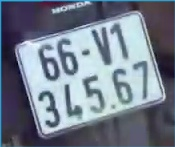
#> input picture inference/images/6.jpg, 175 x 147 px, found by its file name
$ jupyter execute --allow-errors yolo-v7-license-plate-detection.ipynb   (shell and % lines are left out)
#> lines starting #> are read from the running program, lines starting #| are printed output that depends on the picture; after the words box and inside, x2 and y2 are one past the last pixel; in counts of white or black regions, pixels touching at a corner belong together
[cell 1]
import numpy as np # linear algebra
import pandas as pd # data processing, CSV file I/O (e.g. pd.read_csv)
import os
from matplotlib import pyplot as plt
import cv2 as cv
import torch

[cell 2]
from google.colab import drive
drive.mount('/content/drive', force_remount=True)

[cell 3]
%cd /content/drive/MyDrive/Artificial_intelligence/Final/tmp/yolov7/

[cell 4]
%cd /content/drive/MyDrive/Artificial_intelligence/Final

[cell 5]
# !unzip /content/drive/MyDrive/Artificial_intelligence/Final/license_plate_dataset.zip

[cell 6]
%cd /content/drive/MyDrive/Artificial_intelligence/Final/tmp/

[cell 7]
print(f"Setup complete. Using torch {torch.__version__} ({torch.cuda.get_device_properties(0).name if torch.cuda.is_available() else 'CPU'})")
#> (this line was passed over: torch is not available in this run)

[cell 8]
# Download YOLOv7
%cd yolov7
# Install dependencies
%cd ../

print(f"Setup complete. Using torch {torch.__version__} ({torch.cuda.get_device_properties(0).name if torch.cuda.is_available() else 'CPU'})")
#> (this line was passed over: torch is not available in this run)

[cell 9]
# Create .yaml file
import yaml

data_yaml = dict(
    train = '/content/drive/MyDrive/Artificial_intelligence/Final/train',
    val = '/content/drive/MyDrive/Artificial_intelligence/Final/test',
    nc = 1,
    names = ['LP']
)


# Note that I am creating the file in the yolov5/data/ directory.
with open('/content/drive/MyDrive/Artificial_intelligence/Final/tmp/yolov7/data_LP.yaml', 'w') as outfile:
    yaml.dump(data_yaml, outfile, default_flow_style=True)

[cell 10]
# !python train.py --img 640 --batch 16 --epochs 10 --data ../data_LP.yaml  --weights 'yolov7.pt'
# !python train.py --workers 2 --device 0 --batch-size 16 --epochs 10 --data ../data_LP.yaml --img 640 640 --cfg cfg/training/yolov7-custom.yaml --weights 'yolov7_training.pt' --name yolov7-custom --hyp data/hyp.scratch.custom.yaml

%cd /content/drive/MyDrive/Artificial_intelligence/Final/tmp/yolov7/

#> (a cell that did not finish here is left out)

[cell 12]
%cd /content/drive/MyDrive/Final/tmp/yolov7/test_images
%cd /content/drive/MyDrive/Final/tmp/yolov7/

[cell 13]
cd /content/drive/

[cell 14]
cd /content/drive/MyDrive/Artificial_intelligence/Final/tmp/yolov7

[cell 15]
%cd /content/drive/MyDrive/Artificial_intelligence/Final/tmp/yolov7/

[cell 16]
import matplotlib.pyplot as plt

[cell 17]
# sort cnts left to right
def sort_contours(cnts):
    boundingBoxes = [cv2.boundingRect(c) for c in cnts]
    (cnts, boundingBoxes) = zip(*sorted(zip(cnts, boundingBoxes),
        key=lambda b:b[1][0], reverse=False))
    return (cnts,boundingBoxes)

[cell 18]
import cv2
from google.colab.patches import cv2_imshow
import imutils
img = cv2.imread("/content/drive/MyDrive/Artificial_intelligence/Final/tmp/yolov7/test_images/6.jpg")
#> img is the input picture: shape (147, 175, 3); mean B, G, R 139.8, 124.8, 115.2


gray_plate = cv2.cvtColor(img, cv2.COLOR_BGR2GRAY)
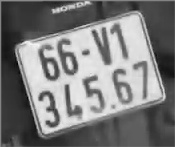
#> gray_plate: shape (147, 175); min 3, max 247, mean 123.6
blurred_plate = cv2.GaussianBlur(gray_plate,(3,3),0)
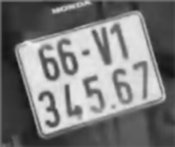
#> blurred_plate: shape (147, 175); min 17, max 238, mean 123.4

thresh = cv2.threshold(blurred_plate,100,255,cv2.THRESH_BINARY_INV)[1]
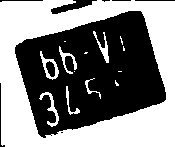
#> thresh: shape (147, 175); 51.2% white; 9 black regions (3 under 20 px)
cv2_imshow(thresh)

cnts = cv2.findContours(thresh.copy(), cv2.RETR_EXTERNAL,cv2.CHAIN_APPROX_SIMPLE)
#> cnts = 1 contour; box (x1, y1, x2, y2) and area: (0, 0, 175, 147) 24926
cnts = imutils.grab_contours(cnts)
cnts,boundingBoxes = sort_contours(cnts)
#> in sort_contours, `boundingBoxes = [cv2.boundingRect(c) for c in cnts]`: boundingBoxes = [(0, 0, 175, 147)]
#> in sort_contours, `(cnts, boundingBoxes) = zip(*sorted(zip(cnts, boundingBoxes), key=lamb..`: boundingBoxes = ((0, 0, 175, 147),)
#> boundingBoxes = ((0, 0, 175, 147),)
clone_plate = img.copy()

boundingBoxesChar =[]

for b in boundingBoxes:
    (x,y,w,h) = b
    if w > 10 and w< 200 and h >70 and h <300:
        boundingBoxesChar.append(b)
        cv2.rectangle(clone_plate,(x,y),(x+w,y+h),(0,255,0),3)
#> this loop made 1 pass
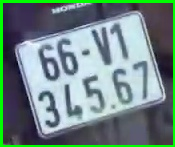
#> clone_plate: shape (147, 175, 3); 6.16% of pixels changed, all inside (x1, y1, x2, y2) = (0, 0, 175, 147)
#> after the loop, boundingBoxesChar = [(0, 0, 175, 147)]

cv2_imshow(img)

$ run again, with inference/images/4.jpg copied over inference/images/6.jpg
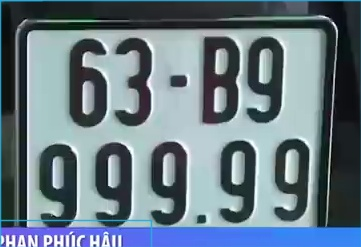
#> input picture inference/images/4.jpg, 361 x 247 px, found by its file name
#> img is the input picture: shape (247, 361, 3); mean B, G, R 132, 121.4, 103.9
#> `thresh = cv2.threshold(blurred_plate,100,255,cv2.THRESH_BINARY_INV)[1]`:
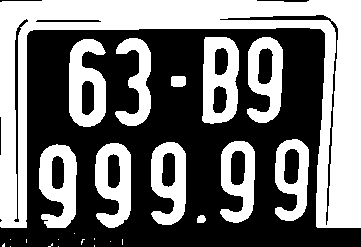
#> thresh: shape (247, 361); 44.8% white; 25 white regions (13 under 20 px)
#> `cnts = cv2.findContours(thresh.copy(), cv2.RETR_EXTERNAL,cv2.CHAIN_APP..`: cnts = 25 contours, 13 with area under 20; largest, box (x1, y1, x2, y2) and area: (0, 0, 361, 228) 23062, (202, 37, 239, 124) 2750, (69, 39, 106, 127) 2428, (39, 144, 77, 228) 2315, (95, 143, 131, 228) 2240
#> in sort_contours, `boundingBoxes = [cv2.boundingRect(c) for c in cnts]`: boundingBoxes = 25 items, first 6: (58, 246, 1, 1), (10, 246, 1, 1), (94, 245, 1, 2), (48, 243, 5, 4), (2, 243, 3, 4), (110, 241, 1, 1)
#> in sort_contours, `(cnts, boundingBoxes) = zip(*sorted(zip(cnts, boundingBoxes), key=lamb..`: boundingBoxes = 25 items, first 6: (0, 0, 361, 228), (2, 243, 3, 4), (10, 246, 1, 1), (10, 239, 1, 1), (26, 239, 1, 4), (39, 144, 38, 84)
#> the loop `for b in boundingBoxes:` made 25 passes
#> after the loop `for b in boundingBoxes:`:
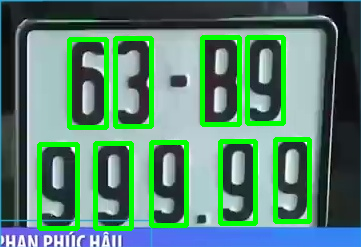
#> clone_plate: shape (247, 361, 3); 12.09% of pixels changed, all inside (x1, y1, x2, y2) = (37, 35, 312, 231)
#> after the loop `for b in boundingBoxes:`: boundingBoxesChar = [(39, 144, 38, 84), (69, 39, 37, 88), (95, 143, 36, 85), (115, 38, 36, 88), (151, 142, 35, 83), (202, 37, 37, 87), (220, 141, 35, 82), (247, 37, 36, 86), (275, 139, 34, 82)]

$ run again, with inference/images/5.jpg copied over inference/images/6.jpg
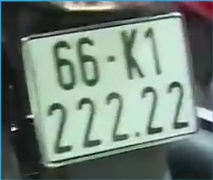
#> input picture inference/images/5.jpg, 213 x 180 px, found by its file name
#> img is the input picture: shape (180, 213, 3); mean B, G, R 121.9, 131.6, 115.6
#> `blurred_plate = cv2.GaussianBlur(gray_plate,(3,3),0)`:
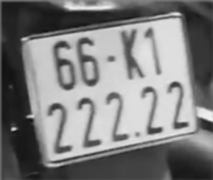
#> blurred_plate: shape (180, 213); min 17, max 242, mean 125.6
#> `thresh = cv2.threshold(blurred_plate,100,255,cv2.THRESH_BINARY_INV)[1]`:
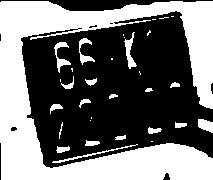
#> thresh: shape (180, 213); 44.2% white; 32 white regions (13 under 20 px)
#> `cnts = cv2.findContours(thresh.copy(), cv2.RETR_EXTERNAL,cv2.CHAIN_APP..`: cnts = 32 contours, 16 with area under 20; largest, box (x1, y1, x2, y2) and area: (0, 1, 213, 180) 14750, (124, 32, 137, 69) 144, (54, 42, 71, 73) 130, (198, 119, 213, 133) 128, (79, 38, 95, 65) 111
#> in sort_contours, `boundingBoxes = [cv2.boundingRect(c) for c in cnts]`: boundingBoxes = 32 items, first 6: (56, 146, 14, 7), (52, 144, 86, 19), (151, 141, 2, 1), (85, 140, 15, 6), (115, 135, 11, 5), (148, 127, 14, 7)
#> in sort_contours, `(cnts, boundingBoxes) = zip(*sorted(zip(cnts, boundingBoxes), key=lamb..`: boundingBoxes = 32 items, first 6: (0, 1, 213, 179), (50, 104, 13, 10), (52, 144, 86, 19), (54, 42, 17, 31), (56, 146, 14, 7), (59, 122, 4, 17)
#> the loop `for b in boundingBoxes:` made 32 passes
#> after the loop `for b in boundingBoxes:`: boundingBoxesChar = []

$ run again, with inference/images/7.jpg copied over inference/images/6.jpg
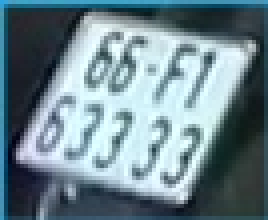
#> input picture inference/images/7.jpg, 67 x 55 px, found by its file name (shown 4 times larger)
#> img is the input picture: shape (55, 67, 3); mean B, G, R 141.7, 132.6, 109.4
#> `blurred_plate = cv2.GaussianBlur(gray_plate,(3,3),0)`:
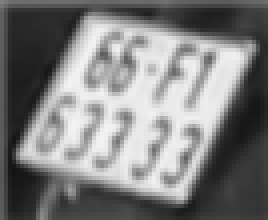
#> blurred_plate: shape (55, 67) (shown 4 times larger); min 19, max 243, mean 126
#> `thresh = cv2.threshold(blurred_plate,100,255,cv2.THRESH_BINARY_INV)[1]`:
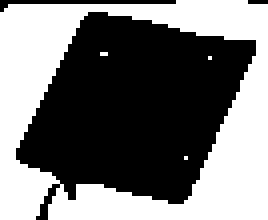
#> thresh: shape (55, 67) (shown 4 times larger); 46.6% white; 4 white regions (3 under 20 px)
#> `cnts = cv2.findContours(thresh.copy(), cv2.RETR_EXTERNAL,cv2.CHAIN_APP..`: cnts = 1 contour; box (x1, y1, x2, y2) and area: (0, 0, 67, 55) 3488
#> in sort_contours, `boundingBoxes = [cv2.boundingRect(c) for c in cnts]`: boundingBoxes = [(0, 0, 67, 55)]
#> in sort_contours, `(cnts, boundingBoxes) = zip(*sorted(zip(cnts, boundingBoxes), key=lamb..`: boundingBoxes = ((0, 0, 67, 55),)
#> the loop `for b in boundingBoxes:` made 1 pass
#> after the loop `for b in boundingBoxes:`: boundingBoxesChar = []
